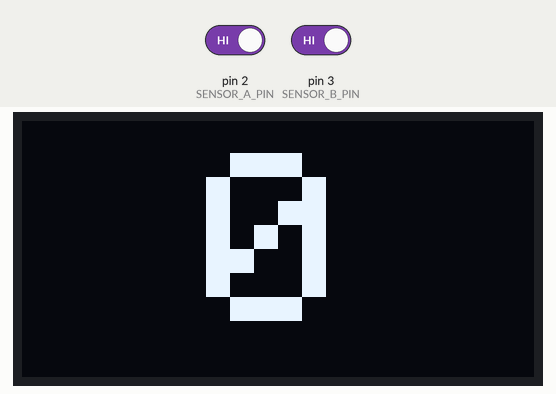
Recording of a sketch running on a simulated Arduino Uno, built with avr-gcc and run on an emulated ATmega328P. On the bench: 128×64 one-colour display. The inputs (shaded band) are chosen by the test bench; at power-on: pin 2 (SENSOR_A_PIN) HIGH, pin 3 (SENSOR_B_PIN) HIGH.

Above: at 0.1 s.

The sketch:

ir-counter-code.ino
```cpp
#include <SPI.h>
#include <Wire.h>
#include <Adafruit_GFX.h>
#include <Adafruit_SSD1306.h>

// Screen dimensions
#define SCREEN_WIDTH 128
#define SCREEN_HEIGHT 64
#define OLED_RESET -1
Adafruit_SSD1306 display(SCREEN_WIDTH, SCREEN_HEIGHT, &Wire, OLED_RESET);

// Pins for sensors
#define SENSOR_A_PIN 2 // First sensor (e.g., closer to the entrance)
#define SENSOR_B_PIN 3 // Second sensor (e.g., further from the entrance)

// Counter and states
int peopleCount = 0;
bool sensorAState = true;
bool sensorBState = true;
bool isGoingIn = false;
bool isGoingOut = false;
bool isCounting = false;

void setup() {
  Serial.begin(9600);

  if(!display.begin(SSD1306_SWITCHCAPVCC, 0x3C)) {
    Serial.println(F("SSD1306 allocation failed"));
    for(;;);
  }

  // Set sensor pins as inputs with pull-up resistors
  pinMode(SENSOR_A_PIN, INPUT_PULLUP);
  pinMode(SENSOR_B_PIN, INPUT_PULLUP);
}

void loop() {
  sensorAState = digitalRead(SENSOR_A_PIN);
  sensorBState = digitalRead(SENSOR_B_PIN);

  // Logic to determine direction of movement
  if (!sensorAState && sensorBState && !isCounting) {
    isGoingIn = true;
    isCounting = true;
  }

  if (sensorAState && !sensorBState && !isCounting) {
    isGoingOut = true;
    isCounting = true;
  }

  // Finalize entry movement
  if (!sensorAState && !sensorBState && isGoingIn) {
    peopleCount++;
    isGoingIn = false;
    isCounting = false;
  }

  // Finalize exit movement
  if (!sensorAState && !sensorBState && isGoingOut) {
    peopleCount--;
    isGoingOut = false;
    isCounting = false;
  }

  // Reset logic if no movement is detected
  if (sensorAState && sensorBState && (isGoingIn || isGoingOut)) {
    isGoingIn = false;
    isGoingOut = false;
    isCounting = false;
  }

  // Update the display to show the number centered
  display.clearDisplay();
  display.setTextSize(6); // Large font size
  display.setTextColor(SSD1306_WHITE);

  // Get text bounds for centering
  int16_t x, y;
  uint16_t w, h;
  display.getTextBounds(String(peopleCount), 0, 0, &x, &y, &w, &h);

  // Calculate coordinates to center the text
  display.setCursor((display.width() - w) / 2, (display.height() - h) / 2);

  display.println(peopleCount);
  display.display();

  delay(100);
}
```
